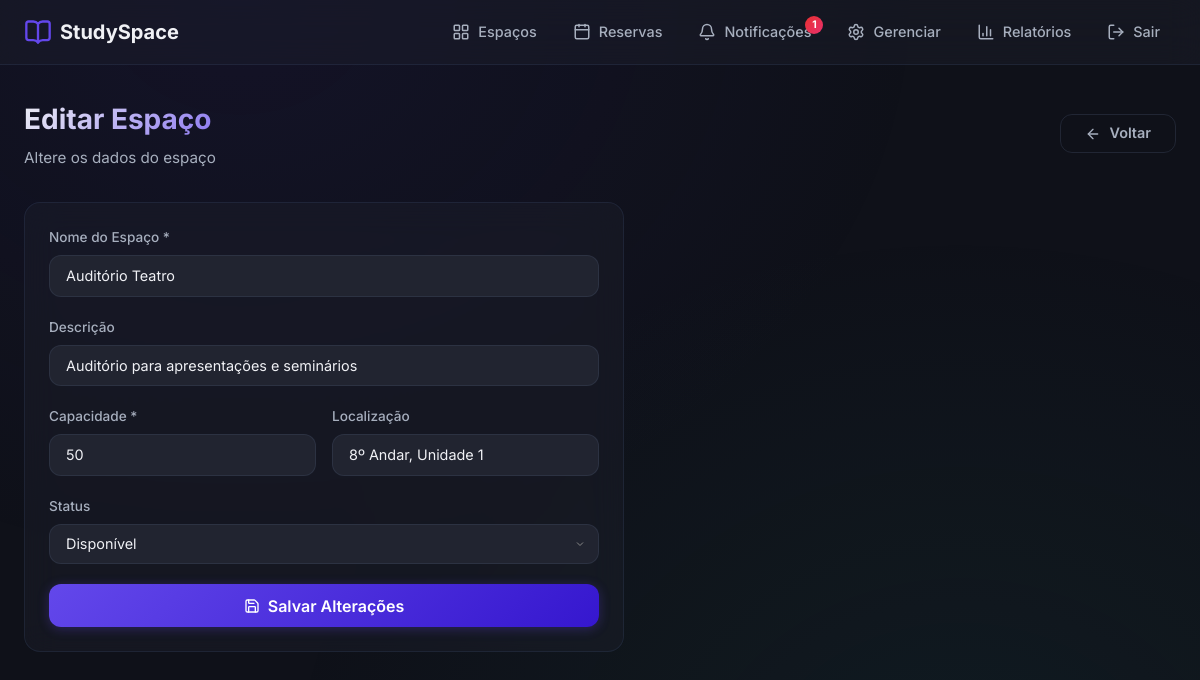
Page /admin/spaces/6/edit (signed in) on the earlier database version.
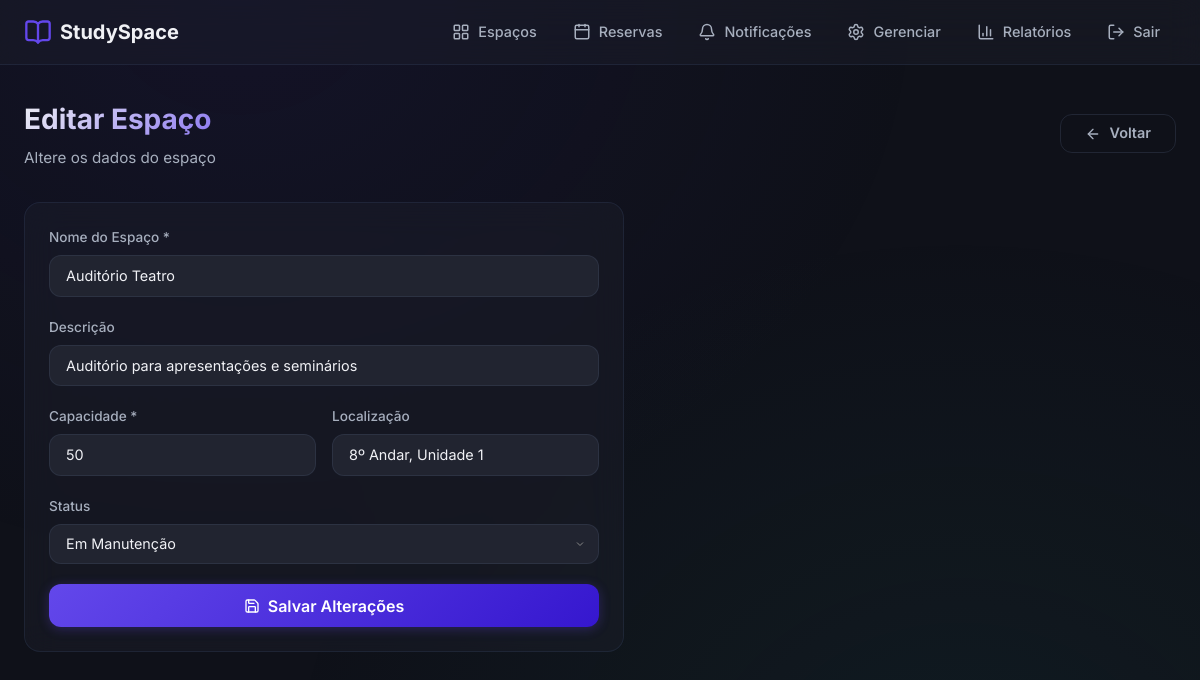
Same page on the later database version.
### models/space.py (models this page shows, shortened)
class Space(db.Model):
    __tablename__ = 'spaces'
    id = db.Column(db.Integer, primary_key=True)
    name = db.Column(db.String(100), nullable=False)
    description = db.Column(db.Text, default='')
    capacity = db.Column(db.Integer, nullable=False, default=1)
    location = db.Column(db.String(200), default='')
    status = db.Column(db.String(20), nullable=False, default='available')  # 'available' ou 'maintenance'
    created_at = db.Column(db.DateTime, default=lambda: datetime.now(timezone(timedelta(hours=-3))))
    reservations = db.relationship('Reservation', backref='space', lazy='dynamic')

### views/routes/admin.py (the view, shortened to what this page needs)
@admin_bp.route('/spaces/<int:space_id>/edit', methods=['GET', 'POST'])
@admin_required
def edit_space(space_id):
    space = Space.query.get_or_404(space_id)
    return render_template('admin/space_form.html', space=space)

### models/user.py (called while the page is built)
    @property
    def is_admin(self):
        return self.role == 'admin'

    @property
    def unread_notifications_count(self):
        return self.notifications.filter_by(is_read=False).count()

### views/routes/admin.py (called while the page is built)
def admin_required(f):
    @wraps(f)
    @login_required
    def decorated(*args, **kwargs):
        if not current_user.is_admin:
            flash('Acesso negado. Apenas administradores.', 'error')
            return redirect(url_for('spaces.index'))
        return f(*args, **kwargs)
    return decorated

### views/templates/admin/space_form.html (shortened to what this page needs)
{% extends "base.html" %}
{% block content %}
<div class="page-header">
    <div>
        <h1 class="page-title">{{ 'Editar Espaço' if space else 'Novo Espaço' }}</h1>
        <p class="page-subtitle">{{ 'Altere os dados do espaço' if space else 'Preencha os dados do novo espaço' }}</p>
    </div>
    <a href="{{ url_for('admin.manage_spaces') }}" class="btn btn-ghost" id="btn-back-manage">
        <i data-lucide="arrow-left"></i>
        Voltar
    </a>
</div>
<div class="card" style="max-width: 600px;">
    <form method="POST" id="space-form">
        <div class="form-group">
            <label class="form-label" for="name">Nome do Espaço *</label>
            <input type="text" class="form-control" id="name" name="name"
                   value="{{ space.name if space else '' }}"
                   placeholder="Ex: Sala de Estudos A" required>
        </div>
        <div class="form-group">
            <label class="form-label" for="description">Descrição</label>
            <input type="text" class="form-control" id="description" name="description"
                   value="{{ space.description if space else '' }}"
                   placeholder="Descrição breve do espaço">
        </div>
        <div class="form-row">
            <div class="form-group">
                <label class="form-label" for="capacity">Capacidade *</label>
                <input type="number" class="form-control" id="capacity" name="capacity"
                       value="{{ space.capacity if space else 1 }}"
                       min="1" required>
            </div>
            <div class="form-group">
                <label class="form-label" for="location">Localização</label>
                <input type="text" class="form-control" id="location" name="location"
                       value="{{ space.location if space else '' }}"
                       placeholder="Ex: Bloco A, 2º andar">
            </div>
        </div>
        {% if space %}
        <div class="form-group">
            <label class="form-label" for="status">Status</label>
            <select class="form-control" id="status" name="status">
                <option value="available" {% if space.status == 'available' %}selected{% endif %}>Disponível</option>
                <option value="maintenance" {% if space.status == 'maintenance' %}selected{% endif %}>Em Manutenção</option>
            </select>
        </div>
        {% endif %}
        <button type="submit" class="btn btn-primary btn-lg" style="width: 100%;" id="btn-save-space">
            <i data-lucide="save"></i>
            {{ 'Salvar Alterações' if space else 'Criar Espaço' }}
        </button>
    </form>
</div>
{% endblock %}

Differences in the rows shown:
changed Space "Auditório Teatro": status "Disponível" → "Em Manutenção"
Other differences:
text no longer shown: "1"
